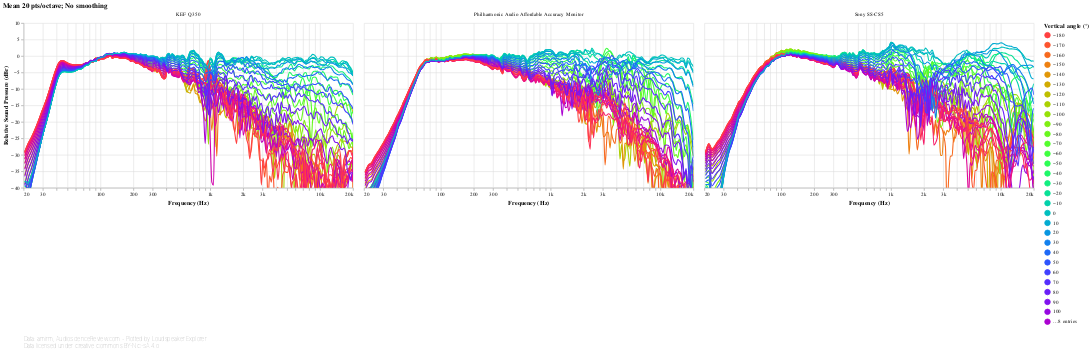

This figure's notebook cell:
### Code cell
#@markdown
off_axis_angles_chart('Vertical')

### Figure 1 — Vega-Lite specification as saved in the notebook (floating-point values rounded to 4 significant figures; data arrays with more than 128 entries replaced by an {"elided": "..."} marker saying what was removed)
{"config": {"view": {"continuousWidth": 400, "continuousHeight": 300, "opacity": 0}}, "vconcat": [{"data": {"name": "data-489151775ea7fc8b6d542939aca74338"}, "facet": {"type": "nominal", "field": "speaker", "title": null}, "spec": {"layer": [{"mark": {"type": "line", "clip": true, "interpolate": "monotone"}, "encoding": {"opacity": {"condition": {"value": 1, "selection": "selector021"}, "value": 0.2}}, "selection": {"selector021": {"type": "multi", "encodings": ["color"], "bind": "legend"}, "selector023": {"type": "interval", "bind": "scales", "encodings": ["x", "y"]}, "selector024": {"type": "single", "fields": ["angle"], "bind": {"input": "range", "max": 180, "min": -170, "name": "Vertical angle selector (°)", "step": 10}, "clear": "dblclick"}, "selector025": {"type": "single", "fields": ["speaker"], "bind": {"input": "select", "options": [null, "KEF Q350", "Philharmonic Audio Affordable Accuracy Monitor", "Sony SS-CS5"], "labels": ["All", "KEF Q350", "Philharmonic Audio Affordable Accuracy Monitor", "Sony SS-CS5"], "name": "Speaker: "}}}, "title": {"text": "Mean 20 pts/octave; No smoothing", "anchor": "start"}}, {"mark": {"type": "circle", "clip": true, "size": 100}, "encoding": {"fillOpacity": {"condition": {"value": 0.3, "selection": "selector022"}, "value": 0}}, "selection": {"selector022": {"type": "single", "on": "mouseover", "clear": "mouseout", "empty": "none", "encodings": ["x", "y"]}}, "title": {"text": "Mean 20 pts/octave; No smoothing", "anchor": "start"}}], "encoding": {"color": {"type": "quantitative", "field": "angle", "legend": {"gradientLength": 300, "type": "gradient", "values": [-180, -170, -160, -150, -140, -130, -120, -110, -100, -90, -80, -70, -60, -50, -40, -30, -20, -10, 0, 10, 20, 30, 40, 50, 60, 70, 80, 90, 100, 110, 120, 130, 140, 150, 160, 170, 180]}, "scale": {"domain": [-180, 180], "scheme": "sinebow"}, "title": "Vertical angle (°)"}, "tooltip": [{"type": "nominal", "field": "key", "title": "Vertical angle (°)"}, {"type": "quantitative", "field": "frequency", "format": ".03s", "title": "Frequency (Hz)"}, {"type": "quantitative", "field": "value", "format": ".2f", "title": "Value (dB)"}], "x": {"type": "quantitative", "axis": {"format": "s"}, "field": "frequency", "scale": {"base": 10, "domain": [20, 20000], "nice": false, "type": "log"}, "title": "Frequency (Hz)"}, "y": {"type": "quantitative", "axis": {"grid": true}, "field": "value", "scale": {"domain": [-40, 10]}, "title": ["Relative Sound Pressure (dBr)"]}}, "height": 300, "transform": [{"flatten": ["frequency", "-100", "-10", "-110", "-120", "-130", "-140", "-150", "-160", "-170", "-20", "-30", "-40", "-50", "-60", "-70", "-80", "-90", "+100", "+10", "+110", "+120", "+130", "+140", "+150", "+160", "+170", "+180", "+20", "+30", "+40", "+50", "+60", "+70", "+80", "+90", "+0"]}, {"fold": ["-100", "-10", "-110", "-120", "-130", "-140", "-150", "-160", "-170", "-20", "-30", "-40", "-50", "-60", "-70", "-80", "-90", "+100", "+10", "+110", "+120", "+130", "+140", "+150", "+160", "+170", "+180", "+20", "+30", "+40", "+50", "+60", "+70", "+80", "+90", "+0"]}, {"calculate": "toNumber(datum.key)", "as": "angle"}, {"filter": {"selection": "selector024"}}], "width": 600}, "title": {"text": "Mean 20 pts/octave; No smoothing", "anchor": "start"}, "transform": [{"filter": {"selection": "selector025"}}]}, {"mark": "text", "height": 1, "title": {"text": ["Data: amirm, AudioScienceReview.com - Plotted by Loudspeaker Explorer", "Data licensed under Creative Commons BY-NC-SA 4.0"], "anchor": "start", "color": "gray", "fontSize": 10, "fontWeight": "lighter"}, "width": 600}], "resolve": {"legend": {"color": "independent"}}, "$schema": "https://vega.github.io/schema/vega-lite/v4.8.1.json", "datasets": {"data-489151775ea7fc8b6d542939aca74338": [{"speaker": "KEF Q350", "frequency": {"elided": "194 float values"}, "-100": {"elided": "194 float values"}, "-10": {"elided": "194 float values"}, "-110": {"elided": "194 float values"}, "-120": {"elided": "194 float values"}, "-130": {"elided": "194 float values"}, "-140": {"elided": "194 float values"}, "-150": {"elided": "194 float values"}, "-160": {"elided": "194 float values"}, "-170": {"elided": "194 float values"}, "-20": {"elided": "194 float values"}, "-30": {"elided": "194 float values"}, "-40": {"elided": "194 float values"}, "-50": {"elided": "194 float values"}, "-60": {"elided": "194 float values"}, "-70": {"elided": "194 float values"}, "-80": {"elided": "194 float values"}, "-90": {"elided": "194 float values"}, "+100": {"elided": "194 float values"}, "+10": {"elided": "194 float values"}, "+110": {"elided": "194 float values"}, "+120": {"elided": "194 float values"}, "+130": {"elided": "194 float values"}, "+140": {"elided": "194 float values"}, "+150": {"elided": "194 float values"}, "+160": {"elided": "194 float values"}, "+170": {"elided": "194 float values"}, "+180": {"elided": "194 float values"}, "+20": {"elided": "194 float values"}, "+30": {"elided": "194 float values"}, "+40": {"elided": "194 float values"}, "+50": {"elided": "194 float values"}, "+60": {"elided": "194 float values"}, "+70": {"elided": "194 float values"}, "+80": {"elided": "194 float values"}, "+90": {"elided": "194 float values"}, "+0": {"elided": "194 float values"}}, {"speaker": "Philharmonic Audio Affordable Accuracy Monitor", "frequency": {"elided": "194 float values"}, "-100": {"elided": "194 float values"}, "-10": {"elided": "194 float values"}, "-110": {"elided": "194 float values"}, "-120": {"elided": "194 float values"}, "-130": {"elided": "194 float values"}, "-140": {"elided": "194 float values"}, "-150": {"elided": "194 float values"}, "-160": {"elided": "194 float values"}, "-170": {"elided": "194 float values"}, "-20": {"elided": "194 float values"}, "-30": {"elided": "194 float values"}, "-40": {"elided": "194 float values"}, "-50": {"elided": "194 float values"}, "-60": {"elided": "194 float values"}, "-70": {"elided": "194 float values"}, "-80": {"elided": "194 float values"}, "-90": {"elided": "194 float values"}, "+100": {"elided": "194 float values"}, "+10": {"elided": "194 float values"}, "+110": {"elided": "194 float values"}, "+120": {"elided": "194 float values"}, "+130": {"elided": "194 float values"}, "+140": {"elided": "194 float values"}, "+150": {"elided": "194 float values"}, "+160": {"elided": "194 float values"}, "+170": {"elided": "194 float values"}, "+180": {"elided": "194 float values"}, "+20": {"elided": "194 float values"}, "+30": {"elided": "194 float values"}, "+40": {"elided": "194 float values"}, "+50": {"elided": "194 float values"}, "+60": {"elided": "194 float values"}, "+70": {"elided": "194 float values"}, "+80": {"elided": "194 float values"}, "+90": {"elided": "194 float values"}, "+0": {"elided": "194 float values"}}, {"speaker": "Sony SS-CS5", "frequency": {"elided": "194 float values"}, "-100": {"elided": "194 float values"}, "-10": {"elided": "194 float values"}, "-110": {"elided": "194 float values"}, "-120": {"elided": "194 float values"}, "-130": {"elided": "194 float values"}, "-140": {"elided": "194 float values"}, "-150": {"elided": "194 float values"}, "-160": {"elided": "194 float values"}, "-170": {"elided": "194 float values"}, "-20": {"elided": "194 float values"}, "-30": {"elided": "194 float values"}, "-40": {"elided": "194 float values"}, "-50": {"elided": "194 float values"}, "-60": {"elided": "194 float values"}, "-70": {"elided": "194 float values"}, "-80": {"elided": "194 float values"}, "-90": {"elided": "194 float values"}, "+100": {"elided": "194 float values"}, "+10": {"elided": "194 float values"}, "+110": {"elided": "194 float values"}, "+120": {"elided": "194 float values"}, "+130": {"elided": "194 float values"}, "+140": {"elided": "194 float values"}, "+150": {"elided": "194 float values"}, "+160": {"elided": "194 float values"}, "+170": {"elided": "194 float values"}, "+180": {"elided": "194 float values"}, "+20": {"elided": "194 float values"}, "+30": {"elided": "194 float values"}, "+40": {"elided": "194 float values"}, "+50": {"elided": "194 float values"}, "+60": {"elided": "194 float values"}, "+70": {"elided": "194 float values"}, "+80": {"elided": "194 float values"}, "+90": {"elided": "194 float values"}, "+0": {"elided": "194 float values"}}]}}
